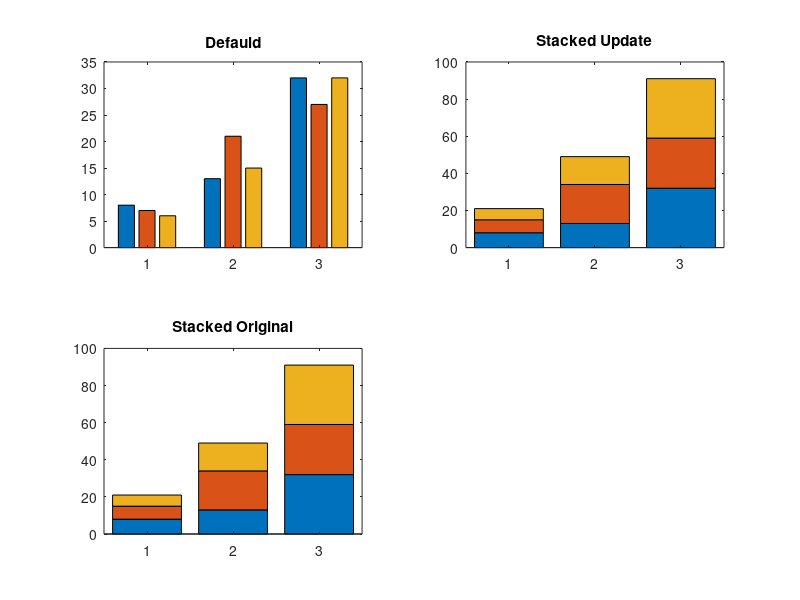
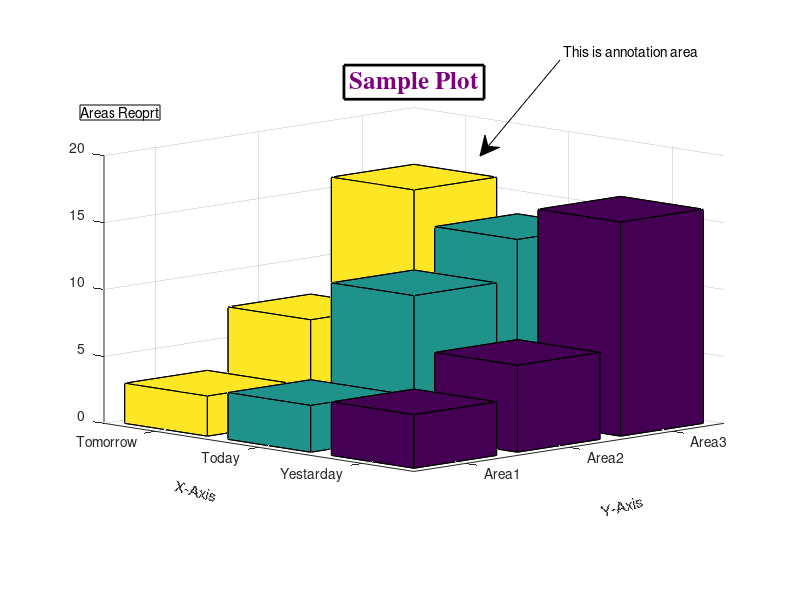
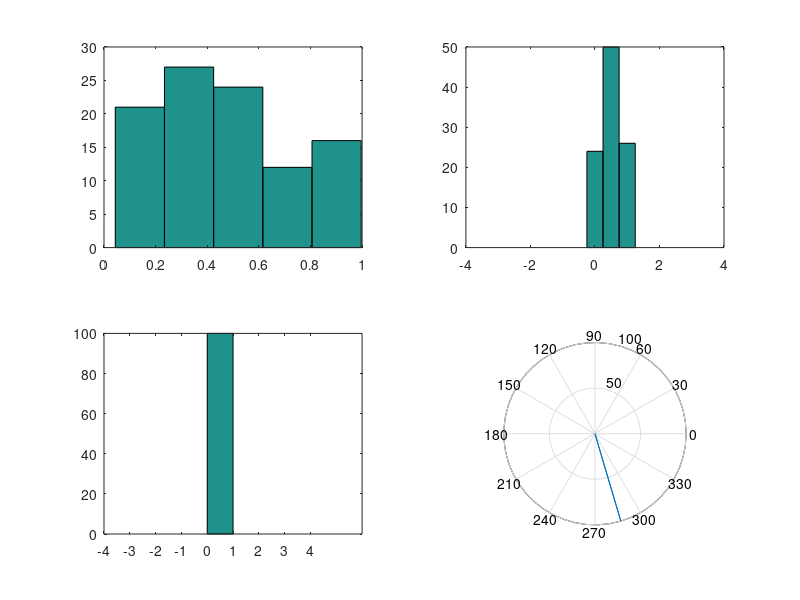
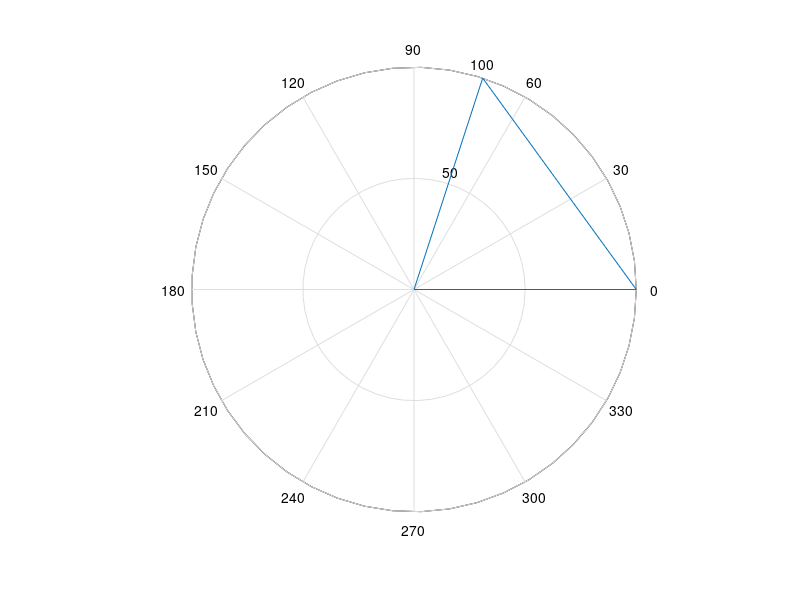

MATLAB code for these plots, in order:
clear;
clc;
%http://dummies.com/programming/matlab/

%% Using the bar() function to plot 3D data;


data = [8,7,6;13,21,15;32,27,32];
figure;
subplot(2,2,1);
bar(data); title('Defauld');
subplot(2,2,2);
bar_1 = bar(data, 'stacked'); title('Stacked Update');
y_data = get(bar_1(1), 'YData');
y_data = [45,67,99];
set(bar_1(1), 'YData', y_data);
subplot(2,2,3);
bar(data, 'stacked'); title('Stacked Original');

%% Using bar3() to obtain a dimensional 3D plot
figure;
bar_2 = bar3(data);
bar2axes = gca;
xlabel(bar2axes,'X-Axis');
ylabel(bar2axes,'Y-Axis');
set(bar2axes,'XTickLabel',{'Yestarday','Today','Tomorrow'});
set(bar2axes,'YTickLabel',{'Area1','Area2','Area3'});
set(bar2axes,'ZTickLabel',[0:5:40]);
set(bar2axes,'ZLim', [0 40]);
title(bar2axes, 'Sample Plot', 'FontName', 'Times', 'FontSize', 18, 'Color', [.5,0,.5], 'BackgroundColor', [1,1,1], 'EdgeColor', [0,0,0], 'LineWidth', 2, 'Margin', 4);
set(get(bar2axes,'XLabel'), 'Rotation',-15);
set(get(bar2axes,'YLabel'), 'Rotation', 15);
x_offsetX = [0,0,1];
x_offsetY = [0,1,0];
x_offsetZ = [0,0,1];
pos_labelX = get(get(bar2axes, 'XLabel'), 'Position');
pos_labelY = get(get(bar2axes, 'YLabel'), 'Position');
set(get(bar2axes,'XLabel'), 'Position',[2.09 0.2 -5.9]);
set(get(bar2axes,'YLabel'), 'Position', [0.4 2.2 -8.9]);
t_arrow_annotation = annotation('textarrow',[.7,.60],[.9,.74],'String', 'This is annotation area');
t_box = annotation('textbox', [.1,.8,.11,.16], 'String', 'Areas Reoprt','HorizontalAlignment', 'center', 'VerticalAlignment', 'middle');
view([-45,45,10]);

%bar()
%bar3()
%bar3h()
%barh()
%hist()
%histc()
%pareto()
%polar()
%rose();

figure;
subplot(2,2,1);
hist(rand(1,100), 5);
subplot(2,2,2);
hist(rand(1,100),[-3.5:0.5:3.5]);

subplot(2,2,3);
histc_1 = histc(rand(1,100), [-4:1:4]);
bar([-4:1:4], histc_1,'histc');

subplot(2,2,4);
polar(histc_1);

figure;
rose(rand(1,100),5);


